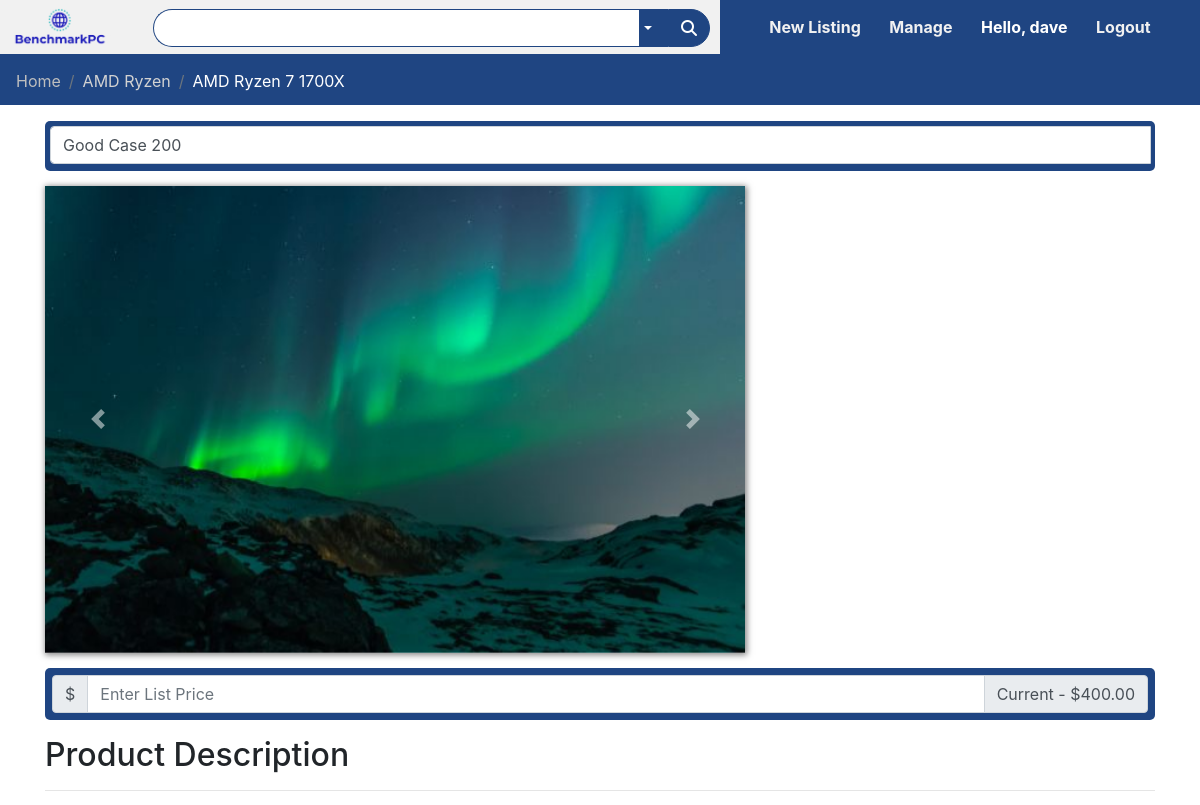
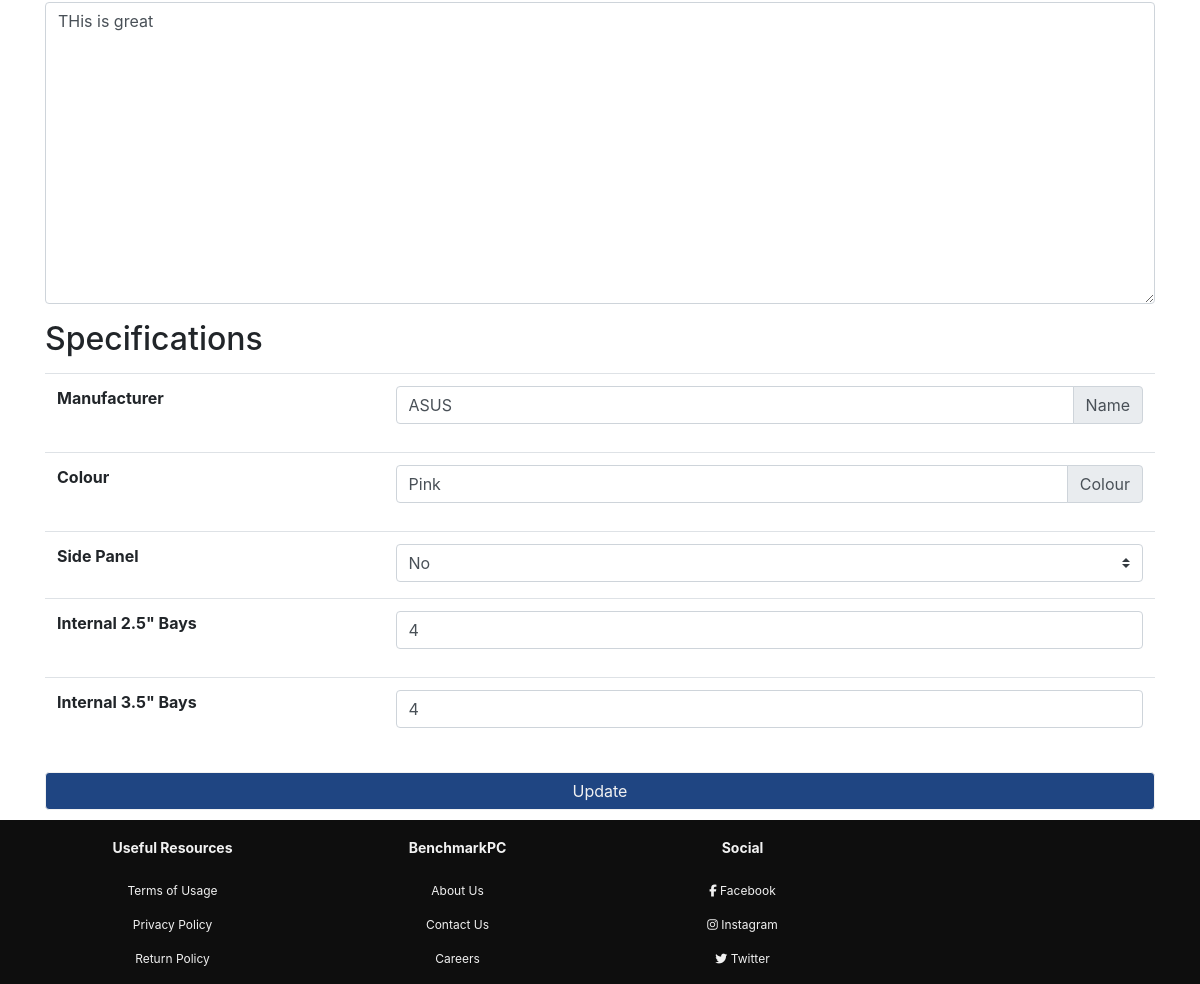
The page /manage/2 (signed in) on the database its author committed (2 pictures, top to bottom).
### bench/models.py (models this page shows, shortened)
class User(UserMixin, db.Model):
    id = db.Column(db.Integer, primary_key=True)
    username = db.Column(db.String(80), unique=True, nullable=False)
    email = db.Column(db.String(120), unique=True, nullable=False)
    phone = db.Column(db.String(120), unique=True, nullable=False)
    password_hash = db.Column(db.String(128))
    listings = db.relationship('Listing', backref='user', lazy='dynamic')

class Listing(db.Model):
    id = db.Column(db.Integer, primary_key=True)
    ListingScore = db.Column(db.Integer, nullable=True)
    ListingState = db.Column(db.Integer, nullable=True, server_default="Open")
    ListingName = db.Column(db.String(80), unique=False, nullable=False)
    ListingPrice = db.Column(db.Numeric, unique=False, nullable=False)
    ListingType = db.Column(db.String(80), unique=False, nullable=False)
    ListingDescription = db.Column(
        db.String(80), unique=False, nullable=False, default="Empty")
    ListingTimeStamp = db.Column(
        db.DateTime, default=datetime.datetime.utcnow(), nullable=False)
    userId = db.Column(db.Integer, db.ForeignKey('user.id'))

class Case(db.Model):
    id = db.Column(db.Integer, primary_key=True)
    manufacturer = db.Column(db.String(80), nullable=False)
    colour = db.Column(db.String(80), nullable=True)
    sidePanel = db.Column(db.String(80), nullable=True)
    internal25Bays = db.Column(db.Integer, nullable=True)
    internal35Bays = db.Column(db.Integer, nullable=True)
    caseListing = db.Column(db.Integer, db.ForeignKey('listing.id'))

### bench/routes.py (the view)
@app.route('/manage/<id>',methods=['GET','POST'])
def manageListing(id):
    form = manageListingForm()
    if(request.method == "POST"):
        if('UpdateListing' in request.form):
            print("\n---Updating Listing---\n")
            UpdateListing(request,id)
            return redirect('/manage/' + id)
    else:
        title = "Managing Listing {0} | BenchmarkPC".format(id)
        print("Searching For Listing")
        listing = Listing.query.filter_by(id=id).first_or_404()
        if(listing.ListingState == 'Closed'):
            return redirect('/listing/' + id)
        listingBids = Bids.query.filter_by(bidListing=id)
        bidUsers = []
        listingBidsLists = []
        for i in listingBids:
            print(i)
            bidUsers.append(User.query.filter_by(id=i.bidUser).first())
            listingBidsLists.append(i)
        combinedList = [bidUsers, listingBidsLists]
        length = len(listingBidsLists)
        if current_user.is_anonymous:
            return redirect('/login')
        elif current_user.id != listing.userId:
            return redirect("/")
        image = Images.query.filter_by(ImageListing=listing.id)
        print("here")
        if(image.scalar() is not None):
            image =  "\\static\\Images\\" + image.first().ImageName
        else:
            image = r"\static\placeholder.png"
        print("here3")
        if(listing.ListingType == "Case"):
            case = Case.query.filter_by(caseListing=id).first_or_404()
            return render_template('manageListingTemplates/CaseHTML.html', title=title,
                bids=combinedList, length=length,listing=listing, case=case,form=form, image=image)
        elif(listing.ListingType == "CPU Cooler"):
            cooler = CPUCooler.query.filter_by(CPUCoolerListing=id).first()
            return render_template('manageListingTemplates/CPUCoolerHTML.html', title=title,
                bids=combinedList, length=length,listing=listing, cooler=cooler,form=form, image=image)
        elif(listing.ListingType == "CPU"):
            cpu = CPU.query.filter_by(CPUListing=id).first_or_404()
            print(cpu.Socket)
            print(cpu.Microarchitecture)
            return render_template('manageListingTemplates/CPUHTML.html', title=title,
                bids=combinedList, length=length,listing=listing, cpu=cpu,form=form, image=image)
        elif(listing.ListingType == 'Memory'):
            memory = Memory.query.filter_by(memoryListing=id).first_or_404()
            return render_template('manageListingTemplates/memoryHTML.html', title=title,
                bids=combinedList, length=length,listing=listing, memory=memory,form=form, image=image)
        elif(listing.ListingType == 'Graphics Card'):
            gpu = GPU.query.filter_by(GPUListing=id).first_or_404()
            return render_template('manageListingTemplates/GPUHTML.html', title=title,
                bids=combinedList, length=length,listing=listing, gpu=gpu,form=form, image=image)
        elif(listing.ListingType == 'Power Supply'):
            powerSupply = PowerSupply.query.filter_by(PowerSupplyListing=id).first_or_404()
            return render_template('manageListingTemplates/PowerSupplyHTML.html', title=title,
                bids=combinedList, length=length,listing=listing, powerSupply=powerSupply,form=form, image=image)
        elif(listing.ListingType == 'Motherboard'):
            motherboard = Motherboard.query.filter_by(MotherboardListing=id).first_or_404()
            return render_template('manageListingTemplates/MotherboardHTML.html', title=title,
                bids=combinedList, length=length,listing=listing, motherboard=motherboard,form=form, image=image)

### bench/templates/manageListingTemplates/CaseHTML.html (shortened to what this page needs)
{% extends 'manageListingTemplates/manageListingTemplate.html' %}
{% block form %}
<tr>
    <th scope="row">Manufacturer</th>
    <td>
        <div class="input-group mb-3">
            <input value="{{ case.manufacturer }}" type="text" class="form-control" aria-label="Placeholder" aria-describedby="basic-addon2"
                form="ListingForm" placeholder="Enter Manufacturer Name..." name="Manufacturer">
            <div class="input-group-append">
                <span class="input-group-text" id="basic-addon2">Name</span>
            </div>
        </div>
    </td>
</tr>
<tr>
    <th scope="row">Colour</th>
    <td>
        <div class="input-group mb-3">
            <input value="{{ case.colour }}"" type="text" class="form-control" aria-label="Placeholder" aria-describedby="basic-addon2"
                form="ListingForm" placeholder="Enter Case Colour..." name="CaseColour">
            <div class="input-group-append">
                <span class="input-group-text" id="basic-addon2">Colour</span>
            </div>
        </div>
    </td>
</tr>
<tr>
    <th scope="row">Side Panel</th>
    <td>
        <div class="input-group mb-1">
            <select class="custom-select" id="inputGroupSelect02" form="ListingForm" name="SidePanel">
                <option value="No" {% if case.sidePanel == "No" %} selected="selected" {% endif %}>No</option>
            </select>
        </div>
    </td>
</tr>
<tr>
    <th scope="row">Internal 2.5" Bays</th>
    <td>
        <div class="input-group mb-3">
            <input min="0" value="{{ case.internal25Bays }}" type="number" class="form-control" aria-label="Placeholder" aria-describedby="basic-addon2"
                form="ListingForm" placeholder="Enter Amount Of Bays..." name="2.5Bays">
        </div>
    </td>
</tr>
<tr>
    <th scope="row">Internal 3.5" Bays</th>
    <td>
        <div class="input-group mb-3">
            <input min="0" value="{{ case.internal35Bays }}"  type="number" class="form-control" aria-label="Placeholder" aria-describedby="basic-addon2"
                form="ListingForm" placeholder="Enter Amount Of Bays..." name="3.5Bays">
        </div>
    </td>
</tr>
{% endblock %}

### bench/templates/manageListingTemplates/manageListingTemplate.html (shortened to what this page needs)
{% extends 'base.html' %}
        {% block breadcrumb %}
        <nav aria-label="breadcrumb">
            <ol class="breadcrumb">
                <li class="breadcrumb-item"><a style="color: rgb(190, 190, 190)" href="/">Home</a></li>
                <li class="breadcrumb-item"><a style="color: rgb(210, 210, 210)" href="#">AMD Ryzen</a></li>
                <li class="breadcrumb-item active" aria-current="page">AMD Ryzen 7 1700X</li>
            </ol>
        </nav>
        {% endblock %}
        {% block content %}
        <section class="listing-header">
            <div class="container">
                <div class="listing-header-box edit-product-box">
                    <div class="input-group mb-3">
                        <input type="text" class="form-control" form="ListingForm" name="ListingName" value="{{listing.ListingName}}" aria-label="Placeholder" aria-describedby="basic-addon2">
                    </div>
                </div>
            </div>
        </section>
        <section class="product-display">
            <div class="container">
                <div class="row">
                    <div class="col-md-5-5">
                        <div class="product-carousel">
                            <div id="product-carousel" class="carousel slide carousel-fade" data-ride="carousel">
                                <div class="carousel-inner">
                                    <div class="carousel-item active">
                                    <img src="{{ image }}" class="d-block w-100" alt="img\manage-list-1.jpg">
                                    </div>
                                </div>
                                <a class="carousel-control-prev" href="#product-carousel" role="button" data-slide="prev">
                                    <span class="carousel-control-prev-icon" aria-hidden="true"></span>
                                </a>
                                <a class="carousel-control-next" href="#product-carousel" role="button" data-slide="next">
                                    <span class="carousel-control-next-icon" aria-hidden="true"></span>
                                </a>
                            </div>
                        </div>
                    </div>
                </div>
                <div class="edit-price-box">
                    <div class="input-group mb-3 edit-price-input">
                        <div class="input-group-prepend">
                            <span class="input-group-text price-append">$</span>
                        </div>
                        <input form="ListingForm" name="Price" type="number" form="ListingForm" min="1" step="any" class="form-control" placeholder="Enter List Price" aria-label="Amount (to the nearest dollar)">
                        <div class="input-group-append">
                            <span class="input-group-text price-append">Current - ${{"{0:.2f}".format(listing.ListingPrice)}}</span>
                        </div>
                    </div>
                </div>
            </div>
        </section>
        <section class="description">
            <div class="container">
                <div class="body-header-box">
                    <h2>Product Description</h2>
                    <hr>
                </div>
                <div class="edit-description-box">
                    <div class="form-horizontal">
                        <div class="form-group">
                            <textarea name="ListingDescription" form="ListingForm" class="form-control" rows="12" placeholder="Error: No Description Provided" required>{{listing.ListingDescription}}</textarea>
                        </div>
                    </div>
                </div>
            </div>
        </section>
        <section class="specifications">
            <div class="container">
                <div class="body-header-box">
                    <h2>Specifications</h2>
                </div>
                <div class="specifications-body-box">
                    <table class="table">
                        <tbody>
                            {% block form %}
                            {% endblock %}
                        </tbody>
                    </table>
                    <button type="submit" name="UpdateListing" form="ListingForm" class="btn btn-primary btn-edit-specs-submit">Update</button>
                </div>
            </div>
        </section>
        {% endblock %}

### bench/templates/base.html (shortened to what this page needs)
<!DOCTYPE html>
<html>
    <head>
        <link rel="stylesheet" type="text/css" href="{{ url_for('static',filename='styles/base.css') }}">
        <link rel="stylesheet" href="https://stackpath.bootstrapcdn.com/bootstrap/4.3.1/css/bootstrap.min.css">
    </head>
    <body>
        <div class="nav-bar" style="margin-bottom: 0;">
            <div class="search">
                <a href="/">
                    <img src="/static/logo.PNG" class="logo">
                </a>
                <input form="searchForm" name="searchText" type="text" class="form-control search-bar-form">
                <div class="dropdown">
                    <button class="dropbtn dropdown-toggle" type="button" id="dropdownMenuButton"
                    data-toggle="dropdown" aria-haspopup="true" aria-expanded="false"></button>
                </div>
                <span class="input-group-text search-bar-span">
                    <button type="submit" tabindex="2" form="searchForm" class="search-button-box">
                        <i class="fas fa-search"></i>
                    </button>
                </span>
            </div>
            <div class="menu-bar">
                <ul>
                    <li>
                        <a href="/newListing">New Listing</a>
                        <a href="/manage">Manage</a>
                        {% if current_user.is_authenticated %}
                        <a id="userText">Hello, {{ current_user.username }}</a>
                        <a href="/logout">Logout</a>
                        {% else %}
                        <a href="/login">Login</a>
                        <a href="/register">Register</a>
                        {% endif %}
                    </li>
                </ul>
            </div>
        </div>
        {% block breadcrumb %}
        {% endblock %}
    {% block content %}
    {% endblock %}
        <section class="Footer">
            <div class="text-center footer-box">
                <div class="container resources">
                    <div class="row">
                        <div class="col-md-3">
                            <h2>Useful Resources</h2>
                            <p>Terms of Usage</p>
                            <p>Privacy Policy</p>
                            <p>Return Policy</p>
                        </div>
                        <div class="col-md-3">
                            <h2>BenchmarkPC</h2>
                            <p>About Us</p>
                            <p>Contact Us</p>
                            <p>Careers</p>
                        </div>
                        <div class="col-md-3">
                            <h2>Social</h2>
                            <p>
                                <i class="fab fa-facebook-f"></i>
                                Facebook
                            </p>
                            <p>
                                <i class="fab fa-instagram"></i>
                                Instagram
                            </p>
                            <p>
                                <i class="fab fa-twitter"></i>
                                Twitter
                            </p>
                        </div>
                    </div>
                </div>
            </div>
        </section>
    </body>
</html>

### rows shown on the page
User: username "dave"
Listing: ListingName "Good Case 200", ListingPrice "400.00", ListingDescription "THis is great"
Case: Manufacturer "ASUS", CaseColour "Pink", SidePanel "No", internal25Bays "4", internal35Bays "4"
